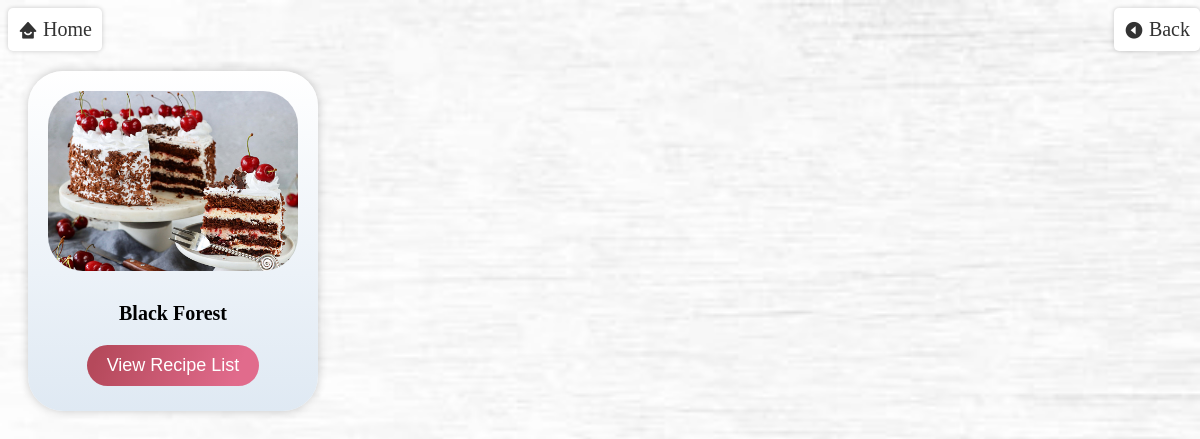
The app's page /PHP/myrecipe.php (signed in) with its own data.
### tables this page shows
CREATE TABLE `recipes` (
  `recipe_id` int(11) NOT NULL,
  `user_id` int(11) DEFAULT NULL,
  `image_path` varchar(255) DEFAULT NULL,
  `recipe_name` varchar(255) NOT NULL,
  `ingredients` text NOT NULL,
  `preparation_time` varchar(20) NOT NULL,
  `cooking_time` varchar(50) NOT NULL,
  `description` text NOT NULL,
  `tags` varchar(255) DEFAULT NULL,
  `date_and_time` datetime NOT NULL,
  `recipe_notes` text DEFAULT NULL
);

### PHP/myrecipe.php (the view, shortened to what this page needs)
<!DOCTYPE html>
<html>
<head>
    <link rel="stylesheet" href="../CSS/search.css" />
    <link href='https://unpkg.com/boxicons@2.1.1/css/boxicons.min.css' rel='stylesheet'>
  <link rel="stylesheet" type="text/css" href="../CSS/back-home.css">
</head>
<body>
  <?php
require_once('home-back.php');
?>
<?php
require_once("connection.php");
$user_id = $_SESSION['user_id'];
$sql = "SELECT recipe_id, recipe_name, image_path FROM recipes WHERE user_id = '$user_id'";
$result = mysqli_query($conn, $sql);
if ($result) {
    while ($row = mysqli_fetch_assoc($result)) {
        $recipe_name = $row['recipe_name'];
        $image_path = $row['image_path'];
        echo '<div class="recipe-card">';
        echo '<img src="'.$image_path.'" alt="'.$recipe_name.'">';
        echo '<h2>'.$recipe_name.'</h2>';
        echo '<form action="recipe_list.php" method="get">';
        echo '<button type="submit">View Recipe List</button>';
        echo '</form>';
        echo '</div>';
    }
} else {
    echo "Error: " . mysqli_error($conn);
}
?>
</body>
</html>

### CSS/search.css (style rules this page uses)
body { background-color: #DCD9D4; background-image: url("../Images/home.jpg"); background-size: cover; }
.recipe-card { display: inline-block; margin: 20px; padding: 20px; background-image: linear-gradient(to top, #dfe9f3 0%, white 100%); box-shadow: 0px 0px 10px rgba(0, 0, 0, 0.2); border-radius: 35px; text-align: center; transition: transform 0.3s ease-in-out; height: 300px; width: 250px; }
.recipe-card img { width: 100%; height: 60%; object-fit: cover; border-radius: 35px; margin-bottom: 10px; transition: transform 0.3s ease-in-out; }
.recipe-card h2 { font-size: 20px; margin-bottom: 10px; transition: color 0.3s ease-in-out; }
.recipe-card button { background-color: #706c6c; color: #fff; border: none; border-radius: 3px; padding: 10px 20px; font-size: 16px; cursor: pointer; transition: background-color 0.3s ease-in-out; }
form { display: flex; align-items: center; justify-content: center; margin: 20px 0; }
button[type="submit"] { padding: 10px 20px; background-image: linear-gradient(109.1deg, rgba(181, 73, 91, 1) 7.1%, rgba(225, 107, 140, 1) 86.4%); border: none; color: #fff; font-size: 18px; border-radius: 35px; cursor: pointer; transition: background-color 0.3s ease; }

### records on screen
recipes: image_path (picture), recipe_name "Black Forest"
